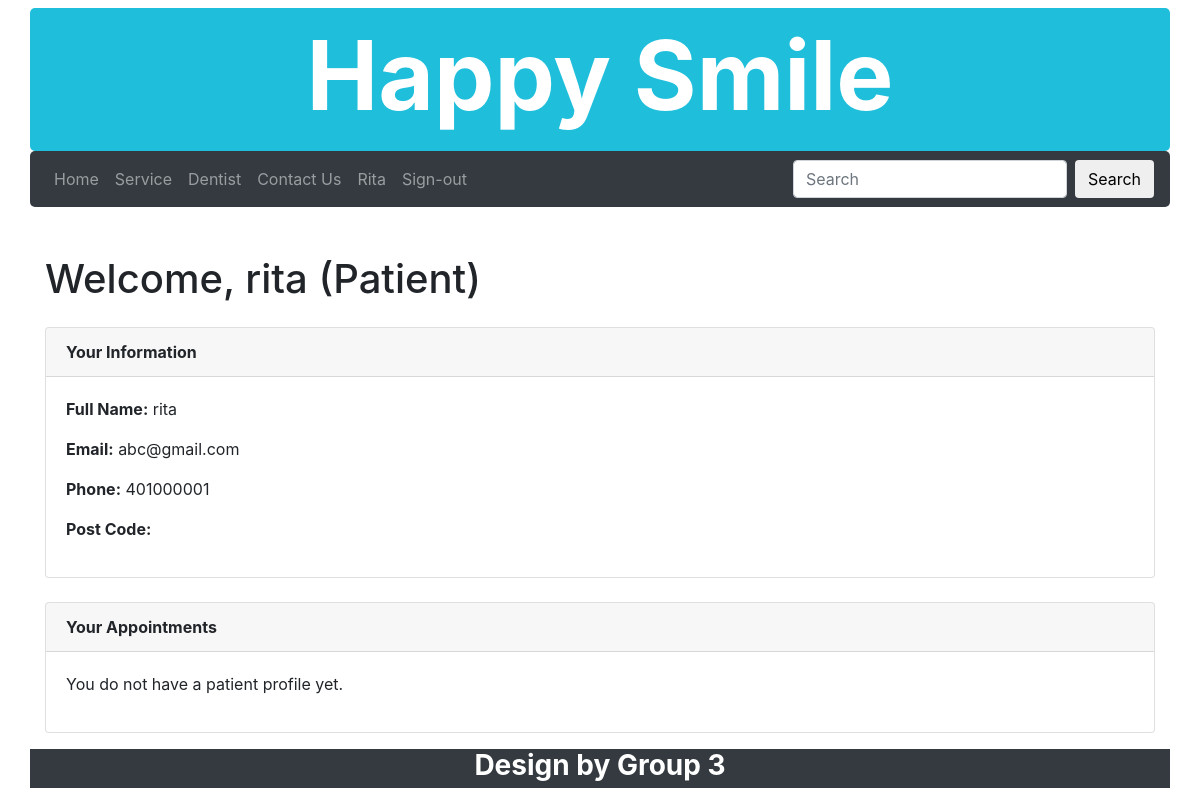
Screenshot of /member_only.php (signed in) with the database file from the repository.
### tables this page shows
CREATE TABLE `users` (
  `UserID` int(11) NOT NULL,
  `FullName` varchar(50) NOT NULL,
  `Phone` int(12) NOT NULL,
  `Email` varchar(40) NOT NULL,
  `Password` varchar(256) NOT NULL,
  `Postcode` varchar(4) NOT NULL,
  `Role` enum('Patient','Dentist') NOT NULL DEFAULT 'Patient'
);

### member_only.php (the view, shortened to what this page needs)
<?php
$conn = db_connect();
$userEmail = $_SESSION['valid_user'];
$stmt = $conn->prepare("SELECT UserID, FullName, Email, Phone, PostCode, Role FROM users WHERE Email=?");
$stmt->bind_param("s", $userEmail);
$stmt->execute();
$result = $stmt->get_result();
$user = $result->fetch_assoc();
$role   = $user['Role'];
$userID = $user['UserID'];
$appointments = [];
if ($role === 'Patient') {
    $stmt = $conn->prepare("SELECT PatientID FROM Patient WHERE UserID=?");
    $stmt->bind_param("i", $userID);
    $stmt->execute();
    $patientResult = $stmt->get_result();
    if ($patientResult->num_rows > 0) {
        $patientID = $patientResult->fetch_assoc()['PatientID'];
        $stmt = $conn->prepare("
            SELECT a.AppointmentID, da.AvailableDate, da.StartTime, da.EndTime,
                   d.FullName AS DentistName, d.Specialization, s.ServiceName
            FROM Appointment a
            INNER JOIN Dentist d ON a.DentistID = d.DentistID
            INNER JOIN Service s ON a.ServiceID = s.ServiceID
            INNER JOIN Dentist_Availability da ON a.AvailabilityID = da.AvailabilityID
            WHERE a.PatientID = ?
            ORDER BY da.AvailableDate DESC, da.StartTime DESC
        ");
        $stmt->bind_param("i", $patientID);
        $stmt->execute();
        $appointments = $stmt->get_result();
    } else {
        $patientID = null;
        $appointments = [];
    }
}
?>
<!DOCTYPE html>
<html lang="en">
<head>
<link rel="stylesheet" href="https://maxcdn.bootstrapcdn.com/bootstrap/4.1.3/css/bootstrap.min.css">
</head>
<body>
<?php include("include/banner.inc"); ?>
<?php include("include/nav.inc"); ?>
<div class="container mt-5">
    <h1 class="mb-4">Welcome, <?= htmlspecialchars($user['FullName']) ?> (<?= $role ?>)</h1>
    <div class="card mb-4">
        <div class="card-header"><strong>Your Information</strong></div>
        <div class="card-body">
            <p><strong>Full Name:</strong> <?= htmlspecialchars($user['FullName']) ?></p>
            <p><strong>Email:</strong> <?= htmlspecialchars($user['Email']) ?></p>
            <p><strong>Phone:</strong> <?= htmlspecialchars($user['Phone']) ?></p>
            <p><strong>Post Code:</strong> <?= htmlspecialchars($user['PostCode']) ?></p>
        </div>
    </div>
    <div class="card">
        <div class="card-header"><strong>Your Appointments</strong></div>
        <div class="card-body">
            <?php if ($appointments && $appointments->num_rows > 0): ?>
                <table class="table table-striped">
                    <thead>
                        <tr>
                            <th>Date</th>
                            <th>Time</th>
                            <?php if ($role === 'Patient'): ?>
                                <th>Dentist</th>
                                <th>Specialization</th>
                            <?php else: ?>
                                <th>Patient</th>
                            <?php endif; ?>
                            <th>Service</th>
                        </tr>
                    </thead>
                    <tbody>
                        <?php while ($row = $appointments->fetch_assoc()): ?>
                        <tr>
                            <td><?= htmlspecialchars($row['AvailableDate']) ?></td>
                            <td><?= htmlspecialchars($row['StartTime']) ?> - <?= htmlspecialchars($row['EndTime']) ?></td>
                            <?php if ($role === 'Patient'): ?>
                                <td><?= htmlspecialchars($row['DentistName']) ?></td>
                                <td><?= htmlspecialchars($row['Specialization']) ?></td>
                            <?php else: ?>
                                <td><?= htmlspecialchars($row['PatientName']) ?></td>
                            <?php endif; ?>
                            <td><?= htmlspecialchars($row['ServiceName']) ?></td>
                        </tr>
                        <?php endwhile; ?>
                    </tbody>
                </table>
            <?php else: ?>
                <?php if ($role === 'Patient' && $patientID === null): ?>
                    <p>You do not have a patient profile yet.</p>
                <?php else: ?>
                    <p>No appointments found.</p>
                <?php endif; ?>
            <?php endif; ?>
        </div>
    </div>
</div>
<?php include("include/footer.inc"); ?>
</body>
</html>

### rows the page displays
users: FullName "rita", Role "Patient", Email "abc@gmail.com", Phone "401000001"

### other values shown
$_SESSION['name'] "Rita"
